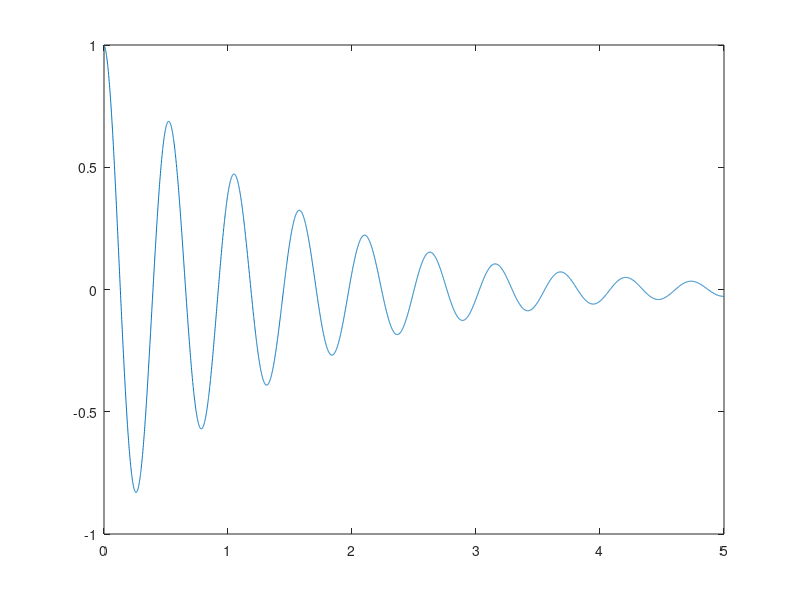

The MATLAB script that drew this image:
%Solucion analitica
dt = 0.001; %Probar distintos valores
m = 70;
k = 10000;
gama = 100;
tf=5;

x = 0:dt:tf;
y = exp(-(gama/(2*m))*x).*cos(sqrt(k/m - gama^2/(4*m^2))*x);
plot(x,y)
%%%